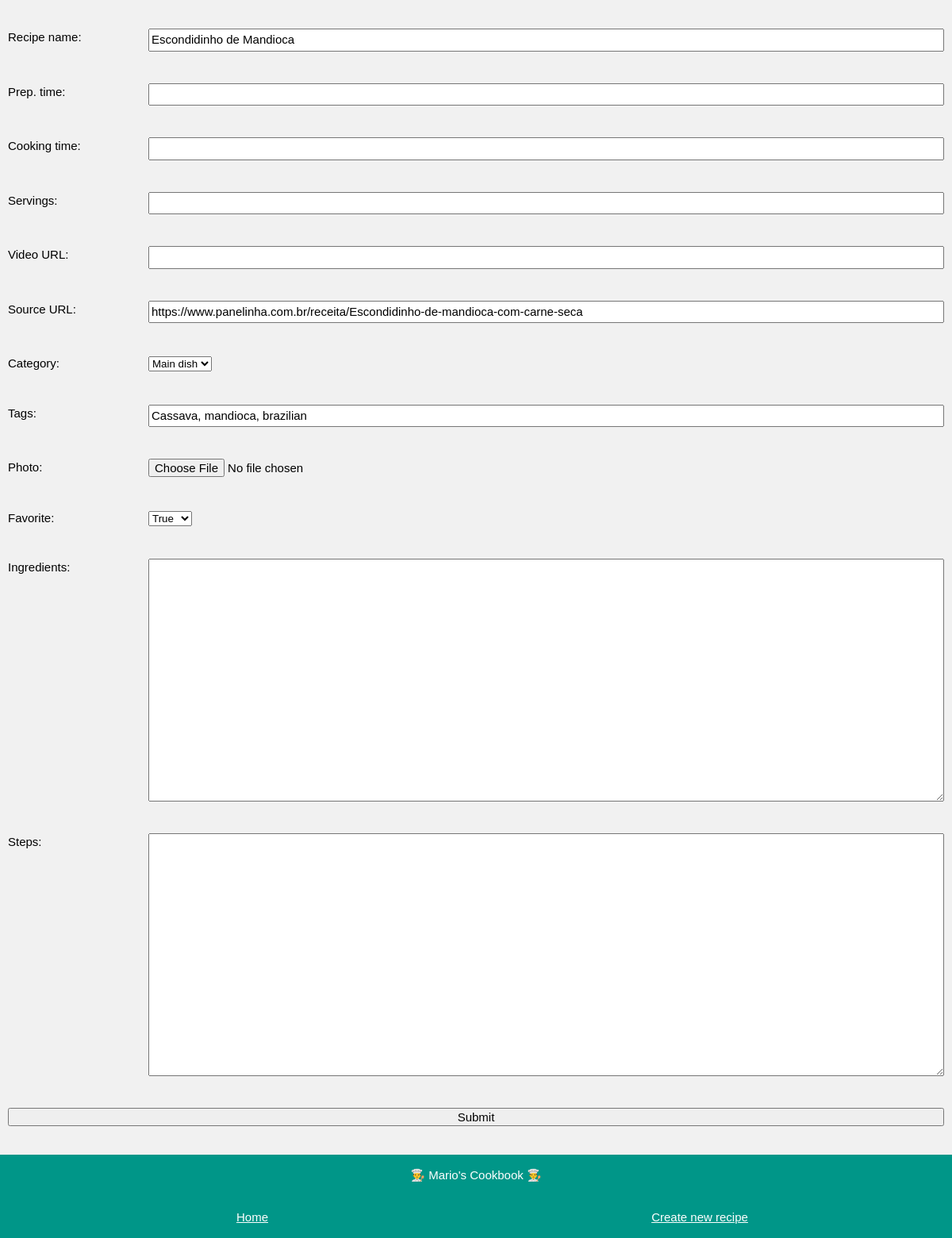
Screenshot of /edit/Escondidinho de Mandioca with the database file from the repository.
### app_config.py (models this page shows, shortened)
class Recipe(db.Model):
    name = db.Column(db.String, nullable=False, unique=True, primary_key=True)
    prepTime = db.Column(db.String, nullable=False)
    cookingTime = db.Column(db.String, nullable=False)
    servings = db.Column(db.Integer, nullable=False)
    videoURL = db.Column(db.String, nullable=False)
    sourceURL = db.Column(db.String, nullable=False)
    steps = db.Column(db.Text, nullable=False)
    photo = db.Column(db.String, nullable=False)
    favorite = db.Column(db.Boolean, default=False)
    category = db.Column(db.String, nullable=False)
    tags = db.Column(db.String, nullable=False)
    ingredients = db.relationship('Ingredient', backref='recipe', lazy=True)

### app_edit.py (the view, shortened to what this page needs)
@app.route('/edit/<name>', methods=['POST', 'GET'])
def edit(name):
    if request.method == 'GET':
        recipe = Recipe.query.get(name)
        amounts = []
        for ingredient in recipe.ingredients:
            amount = ingredient.amount
            amounts.append(amount)
        n_amounts = range(len(amounts))
        return render_template('edit.html', recipe=recipe, amounts=amounts,
                               n_amounts=n_amounts, new=False, categories = known_categories)

### templates/edit.html (shortened to what this page needs)
<!DOCTYPE html>
<html>
<head>
    <link rel="stylesheet" href="../static/css/edit.css">
    <link rel='stylesheet' href='../static/css/fonts.css'>
</head>
<body class="background-color">
    <div class="page-container">
        {% if new == False %}
        <form action="/edit/{{recipe.name}}" method="POST" enctype="multipart/form-data">
        {% else %}
        <form action="/new/" method="POST" enctype="multipart/form-data">
        {% endif %}
            <div class="form-item">
                <label for="name">Recipe name: </label>
                {% if new == False %}
                <input type="text" id="name" name="name" value="{{recipe.name}}">
                {% else %}
                <input type="text" id="name" name="name">
                {% endif %}
            </div>
            <div class="form-item">
                <label for="prepTime">Prep. time: </label>
                {% if new == False %}
                <input type="text" id="prepTime" name="prepTime" value="{{recipe.prepTime}}">
                {% else %}
                <input type="text" id="prepTime" name="prepTime">
                {% endif %}
            </div>
            <div class="form-item">
                <label for="cookingTime">Cooking time: </label>
                {% if new == False %}
                <input type="text" id="cookingTime" name="cookingTime" value="{{recipe.cookingTime}}">
                {% else %}
                <input type="text" id="cookingTime" name="cookingTime">
                {% endif %}
            </div>
            <div class="form-item">
                <label for="servings">Servings: </label>
                {% if new == False %}
                <input type="number" step="1" id="servings" name="servings" value="{{recipe.servings}}">
                {% else %}
                <input type="number" step="1" id="servings" name="servings">
                {% endif %}
            </div>
            <div class="form-item">
                <label for="videoURL">Video URL: </label>
                {% if new == False %}
                <input type="text" id="videoURL" name="videoURL" value="{{recipe.videoURL}}">
                {% else %}
                <input type="text" id="videoURL" name="videoURL">
                {% endif %}
            </div>
            <div class="form-item">
                <label for="sourceURL">Source URL: </label>
                {% if new == False %}
                <input type="text" id="sourceURL" name="sourceURL" value="{{recipe.sourceURL}}">
                {% else %}
                <input type="text" id="sourceURL" name="sourceURL">
                {% endif %}
            </div>
            <div class="form-item">
                <label for="category">Category: </label>
                <div class="custom-select" style="width:200px;">
                    {% if new == False %}
                    <select id="category" name="category">
                        {% for c in categories%}
                            <option value="{{c}}" {%if recipe.category == c %} selected {% endif %}> {{c}} </option>
                        {% endfor %}
                    </select>
                    {% else %}
                    <select id="category" name="category">
                        {% for c in categories%}
                            <option value="{{c}}" > {{c}} </option>
                        {% endfor %}
                    </select>
                    {% endif %}
                </div>
            </div>
            <div class="form-item">
                <label for="tags">Tags: </label>
                {% if new == False %}
                <input type="text" id="tags" name="tags" value="{{recipe.tags}}">
                {% else %}
                <input type="text" id="tags" name="tags">
                {% endif %}
            </div>
            <div class="form-item">
                <label for="photo">Photo: </label>
                <input type="file" id="file" name="file">
            </div>
            <div class="form-item">
                <label for="favorite">Favorite: </label>
                <div class="custom-select" style="width:200px;">
                    <select id="favorite" name="favorite">
                        {% if new == False %}
                        {% if recipe.favorite == False %}
                        <option value="0" selected>False</option>
                        <option value="1">True</option>
                        {% else %}
                        <option value="1" selected>True</option>
                        {% endif %}
                        {% else %}
                        <option value="0">False</option>
                        <option value="1">True</option>
                        {% endif %}
                    </select>
                </div>
            </div>
            <div class="form-item">
                <label for="ingredients">Ingredients: </label>
                {% if new == False %}
                <textarea id="ingredients" name="ingredients" rows="20" cols="50">
</textarea>
                {% else %}
                <textarea id="ingredients" name="ingredients" rows="20" cols="50"></textarea>
                {% endif %}
            </div>
            <div class="form-item">
                <label for="steps">Steps: </label>
                {% if new == False %}
                <textarea id="steps" name="steps" rows="20" cols="50">{{recipe.steps}}</textarea>
                {% else %}
                <textarea id="steps" name="steps" rows="20" cols="50"></textarea>
                {% endif %}
            </div>
            <div class="form-item-submit">
                <input type="submit" value="Submit">
            </div>
        </form>
    </div>
    <footer class="footer">
        <p class='footer-item'>👨‍🍳 Mario's Cookbook 👨‍🍳</p>
        <div class='footer-grid'>
            <div class='footer-item'><a href="/"> Home</a></div>
            <div class='footer-item'><a href="/new"> Create new recipe</a></div>
        </div>
    </footer>
</body>
</html>

### static/css/edit.css (style rules this page uses)
body { --themeColor: #009688; --grey:#757575; }
.background-color { color:#000!important;background-color:#f1f1f1!important }
.page-container { margin-left:auto;margin-right:auto;margin-top:16px!important;max-width:1400px; }
.form-item { display: grid; grid-template-columns: 15% 85%; padding:20px 10px }
.form-item-submit { display: grid; grid-template-columns: 100%; padding:20px 10px }
input { font:inherit;margin:0 }
.footer { padding:0.01em 16px; color:#fff!important;background-color:var(--themeColor)!important; text-align:center; display:inline-block;width:100%; margin-top:16px!important }
.footer-grid { display: grid; grid-template-columns: 50% 50%; padding:1em 20px; }
.footer-item { color:#fff }
p { color:#3d3d3d; }
html,body,h1,h2,h3,h4,h5,h6 { font-family: "Roboto", sans-serif }
a { color: inherit; background-color:transparent }
html { box-sizing:border-box }
*,*:before,*:after { box-sizing:inherit }
html { -ms-text-size-adjust:100%;-webkit-text-size-adjust:100% }
body { margin:0 }
html,body { font-family:Verdana,sans-serif;font-size:15px;line-height:1.5 }
html { overflow-x:hidden }

### rows the page displays
Recipe: name "Escondidinho de Mandioca", sourceURL "https://www.panelinha.com.br/receita/Escondidinho-de-mandioca-com-carne-seca", category "Main dish", tags "Cassava, mandioca, brazilian", favorite "True"
